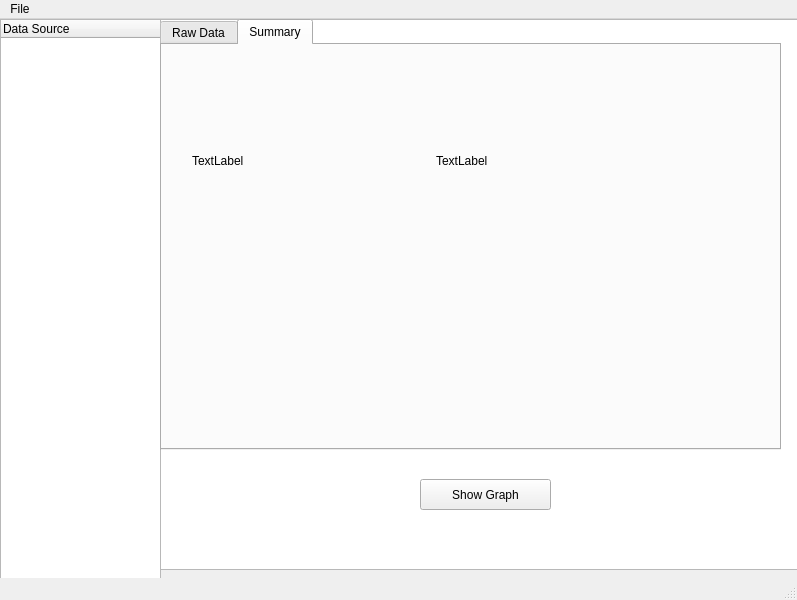
<?xml version="1.0" encoding="UTF-8"?>
<ui version="4.0">
 <class>MainWindow</class>
 <widget class="QMainWindow" name="MainWindow">
  <property name="geometry">
   <rect>
    <x>0</x>
    <y>0</y>
    <width>797</width>
    <height>600</height>
   </rect>
  </property>
  <property name="windowTitle">
   <string>Habitat Monitor</string>
  </property>
  <widget class="QWidget" name="centralwidget">
   <widget class="QWidget" name="verticalLayoutWidget">
    <property name="geometry">
     <rect>
      <x>0</x>
      <y>0</y>
      <width>161</width>
      <height>561</height>
     </rect>
    </property>
    <layout class="QVBoxLayout" name="verticalLayout">
     <item>
      <widget class="QTreeWidget" name="treeWidget">
       <column>
        <property name="text">
         <string>Data Source</string>
        </property>
       </column>
      </widget>
     </item>
    </layout>
   </widget>
   <widget class="QGraphicsView" name="mainGraphicsView">
    <property name="geometry">
     <rect>
      <x>160</x>
      <y>0</y>
      <width>641</width>
      <height>551</height>
     </rect>
    </property>
   </widget>
   <widget class="QWidget" name="verticalLayoutWidget_2">
    <property name="geometry">
     <rect>
      <x>179</x>
      <y>60</y>
      <width>281</width>
      <height>281</height>
     </rect>
    </property>
    <layout class="QVBoxLayout" name="verticalLayout_2">
     <item>
      <widget class="QListView" name="devicesListView"/>
     </item>
     <item>
      <widget class="QPushButton" name="addBranchDevices">
       <property name="text">
        <string>Add Devices</string>
       </property>
      </widget>
     </item>
    </layout>
   </widget>
   <widget class="QGroupBox" name="groupBox">
    <property name="geometry">
     <rect>
      <x>180</x>
      <y>50</y>
      <width>191</width>
      <height>221</height>
     </rect>
    </property>
    <property name="title">
     <string>Select a summary function</string>
    </property>
    <widget class="QWidget" name="verticalLayoutWidget_3">
     <property name="geometry">
      <rect>
       <x>10</x>
       <y>10</y>
       <width>171</width>
       <height>196</height>
      </rect>
     </property>
     <layout class="QVBoxLayout" name="verticalLayout_3">
      <item>
       <widget class="QRadioButton" name="minButton">
        <property name="text">
         <string>Minimum</string>
        </property>
        <property name="checked">
         <bool>true</bool>
        </property>
       </widget>
      </item>
      <item>
       <widget class="QRadioButton" name="maxButton">
        <property name="text">
         <string>Maximum</string>
        </property>
       </widget>
      </item>
      <item>
       <widget class="QRadioButton" name="avgButton">
        <property name="text">
         <string>Average</string>
        </property>
       </widget>
      </item>
      <item>
       <layout class="QHBoxLayout" name="horizontalLayout">
        <item>
         <widget class="QLabel" name="timeLabel">
          <property name="text">
           <string>Time: </string>
          </property>
         </widget>
        </item>
        <item>
         <widget class="QLineEdit" name="timeLineEdit"/>
        </item>
        <item>
         <widget class="QLabel" name="minutesLabel">
          <property name="text">
           <string>min</string>
          </property>
         </widget>
        </item>
       </layout>
      </item>
      <item>
       <widget class="QPushButton" name="functionButton">
        <property name="text">
         <string>Add Summary</string>
        </property>
       </widget>
      </item>
     </layout>
    </widget>
   </widget>
   <widget class="QTabWidget" name="tabWidget">
    <property name="geometry">
     <rect>
      <x>160</x>
      <y>0</y>
      <width>621</width>
      <height>431</height>
     </rect>
    </property>
    <property name="currentIndex">
     <number>1</number>
    </property>
    <widget class="QWidget" name="dataTab">
     <attribute name="title">
      <string>Raw Data</string>
     </attribute>
     <widget class="QWidget" name="verticalLayoutWidget_4">
      <property name="geometry">
       <rect>
        <x>29</x>
        <y>20</y>
        <width>191</width>
        <height>271</height>
       </rect>
      </property>
      <layout class="QVBoxLayout" name="verticalLayout_4">
       <item>
        <layout class="QHBoxLayout" name="horizontalLayout_4">
         <item>
          <widget class="QLabel" name="attributeName">
           <property name="text">
            <string>Attribute: </string>
           </property>
          </widget>
         </item>
         <item>
          <widget class="QLabel" name="attributeValue">
           <property name="text">
            <string/>
           </property>
          </widget>
         </item>
        </layout>
       </item>
      </layout>
     </widget>
     <widget class="QListWidget" name="listWidget">
      <property name="geometry">
       <rect>
        <x>30</x>
        <y>10</y>
        <width>201</width>
        <height>291</height>
       </rect>
      </property>
     </widget>
     <widget class="QListWidget" name="listWidget_2">
      <property name="geometry">
       <rect>
        <x>235</x>
        <y>11</y>
        <width>211</width>
        <height>291</height>
       </rect>
      </property>
     </widget>
    </widget>
    <widget class="QWidget" name="summaryTab">
     <attribute name="title">
      <string>Summary</string>
     </attribute>
     <widget class="QWidget" name="verticalLayoutWidget_5">
      <property name="geometry">
       <rect>
        <x>30</x>
        <y>40</y>
        <width>481</width>
        <height>151</height>
       </rect>
      </property>
      <layout class="QVBoxLayout" name="verticalLayout_5">
       <item>
        <layout class="QHBoxLayout" name="horizontalLayout_5">
         <item>
          <widget class="QLabel" name="summaryLabel">
           <property name="text">
            <string>TextLabel</string>
           </property>
          </widget>
         </item>
         <item>
          <widget class="QLabel" name="summaryValue">
           <property name="text">
            <string>TextLabel</string>
           </property>
          </widget>
         </item>
        </layout>
       </item>
      </layout>
     </widget>
    </widget>
   </widget>
   <widget class="QPushButton" name="graphButton">
    <property name="geometry">
     <rect>
      <x>420</x>
      <y>460</y>
      <width>131</width>
      <height>31</height>
     </rect>
    </property>
    <property name="text">
     <string>Show Graph</string>
    </property>
   </widget>
  </widget>
  <widget class="QMenuBar" name="menubar">
   <property name="geometry">
    <rect>
     <x>0</x>
     <y>0</y>
     <width>797</width>
     <height>23</height>
    </rect>
   </property>
   <widget class="QMenu" name="menuFile">
    <property name="title">
     <string>File</string>
    </property>
    <addaction name="actionAddDevice"/>
    <addaction name="actionCreate_Branch"/>
   </widget>
   <addaction name="menuFile"/>
  </widget>
  <widget class="QStatusBar" name="statusbar"/>
  <action name="actionAddDevice">
   <property name="text">
    <string>Add Device</string>
   </property>
  </action>
  <action name="actionCreate_Branch">
   <property name="text">
    <string>Create Branch</string>
   </property>
  </action>
 </widget>
 <resources/>
 <connections/>
</ui>
